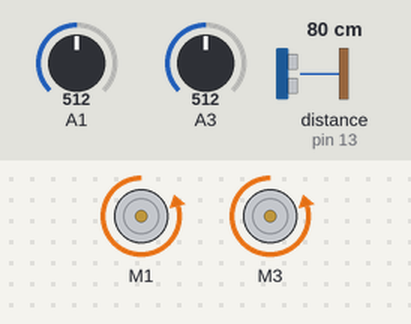
The sketch below on a simulated Arduino Uno, built with avr-gcc and run on an emulated ATmega328P. Parts: 2 × DC motor (green arrow = forward, orange = backward, longer = faster). Inputs (shaded band) come from the test bench; at power-on: distance to the obstacle (sensor on pin 13) 80 cm, A1 = 512, A3 = 512. The echo pulse lasts 58.3 µs per cm; what the sketch prints to the serial monitor is not drawn.

Above: at 1.2 s.
1.3 s: distance to the obstacle (sensor on pin 13) set to 12 cm
2.8 s: distance to the obstacle (sensor on pin 13) set to 9 cm
At 3.9 s:
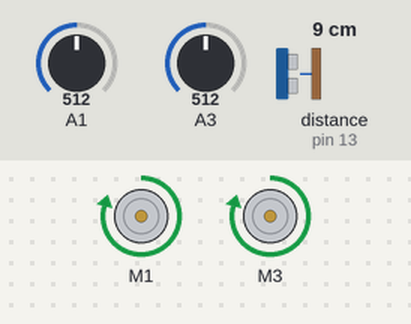
4.3 s: distance to the obstacle (sensor on pin 13) set to 18 cm
At 5.5 s:
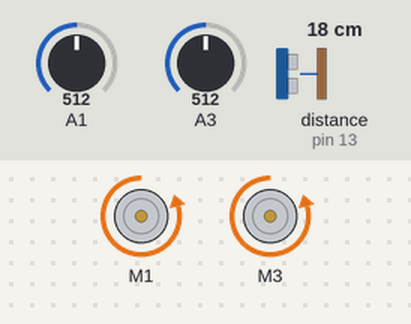
6.3 s: A1 set to 493
At 7.5 s:
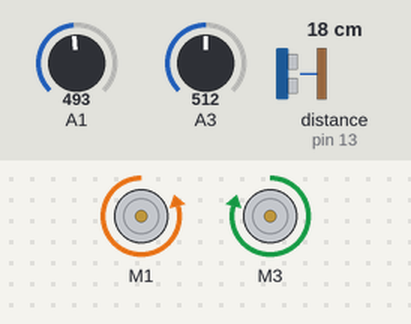
7.8 s: A3 set to 485
At 8.7 s:
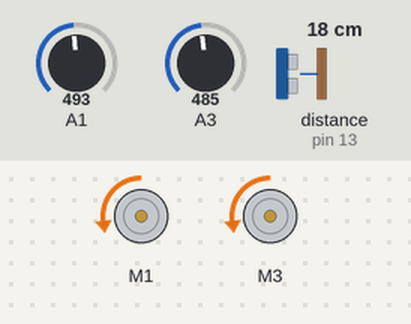
9.3 s: A1 set to 511
At 10.1 s:
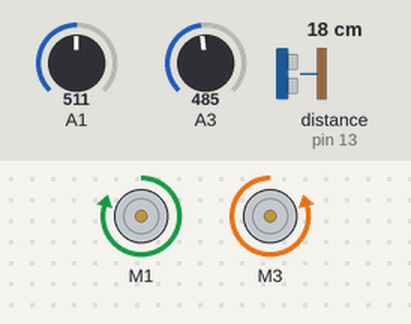
Timing chart, 0 to 11.8 s (numbered marks = the images above; inputs shaded):
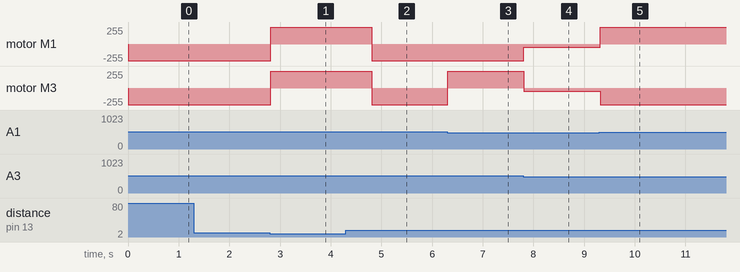

Measured:
- the behaviour switches between 11 and 10 cm on distance to the obstacle (sensor on pin 13) (found by bisection; images 0 and 1)
- the behaviour switches between 501 and 500 on A1 (found by bisection; images 2 and 3)
- the behaviour switches between 501 and 500 on A3 (found by bisection; images 3 and 4)
- after the input at 2.8 s, motor M1, motor M3: backward 250/255 → forward 250/255 at once
- after the input at 4.3 s, motor M1, motor M3: forward 250/255 → backward 250/255 after 0.51 s
- after the input at 6.3 s, motor M3: backward 250/255 → forward 250/255 at once
- after the input at 7.8 s, motor M1: backward 250/255 → backward 50/255 at once; motor M3: forward 250/255 → backward 50/255 at once
- after the input at 9.3 s, motor M1: backward 50/255 → forward 250/255 at once; motor M3: backward 50/255 → backward 250/255 at once

The sketch:

try.ino
```cpp
/* Code Abir Bhattcharyya 24107 behavior using field and subsumption
 */
#include <Wire.h>
#include <Adafruit_MotorShield.h>
#include <hcsr04.h>
#define TRIG_PIN 12
#define ECHO_PIN 13
Adafruit_MotorShield AFMS = Adafruit_MotorShield();
Adafruit_DCMotor *myMotor = AFMS.getMotor(1);
Adafruit_DCMotor *myOtherMotor = AFMS.getMotor(3);
HCSR04 hcsr04(TRIG_PIN, ECHO_PIN, 20, 4000);
void setup() {
  int releaserLeft= 500;
  int releaserRight=500;
  int obstacle= 100;
  // put your setup code here, to run once:
  Serial.begin(9600);
  AFMS.begin();
  myMotor->setSpeed(0);
  myOtherMotor->setSpeed(0);
  myMotor->run(FORWARD);
  myOtherMotor->run(FORWARD);
}
/*Filed generations*/
int avoidObs(int obstacle){
   unsigned int ultra= hcsr04.distanceInMillimeters();
   if (ultra<=obstacle){
    return 0;
   }
   else{
    return 1;
   }
}
int followLightLeft(int releaserLeft){
  int leftSensorVal=analogRead(A1);
  if (leftSensorVal<=releaserLeft){
    return 0;
  }
  else{
    return 1;
  }
}
int followLightRight(int releaserRight){
  int rightSensorVal=analogRead(A3);
  if (rightSensorVal<=releaserRight){
    return 0;
  }
  else{
    return 1;
  }
}


void loop() {
  // put your main code here, to run repeatedly:
  int releaserLeft= 500;
  int releaserRight=500;
  int obstacle= 100;
  int checkObstacle= avoidObs(obstacle);
  int checkLL= followLightLeft(releaserLeft);
  int checkLR= followLightRight(releaserRight);
  Serial.println(checkObstacle);
  Serial.println(checkLL);
  Serial.println(checkLR);
  /*subsumption method using fields*/
  if(checkObstacle==0){
    myMotor->setSpeed(250);
    myOtherMotor->setSpeed(250);
    myMotor->run(FORWARD);
    myOtherMotor->run(FORWARD);
    delay(2000);
  }
  else if (checkLL==1 && checkLR==1 && checkObstacle==1){
    myMotor->setSpeed(250);
    myOtherMotor->setSpeed(250);
    myMotor->run(BACKWARD);
    myOtherMotor->run(BACKWARD);
  }
  else if(checkLL==0 && checkLR==1 && checkObstacle==1){
    myMotor->setSpeed(250);
    myOtherMotor->setSpeed(250);
    myMotor->run(BACKWARD);
    myOtherMotor->run(FORWARD);
  }
  else if (checkLL==1 && checkLR==0 && checkObstacle==1){
    myMotor->setSpeed(250);
    myOtherMotor->setSpeed(250);
    myMotor->run(FORWARD);
    myOtherMotor->run(BACKWARD);
  }
  else{
    myMotor->setSpeed(50);
    myOtherMotor->setSpeed(50);
    myMotor->run(BACKWARD);
    myOtherMotor->run(BACKWARD);
}
}
```
